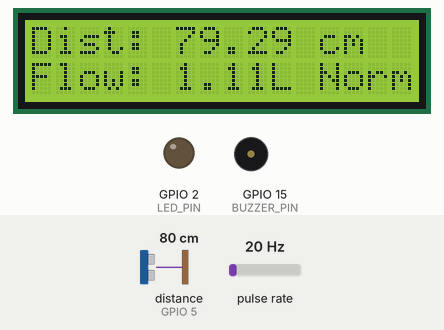
The sketch below on a simulated ESP32. On the bench: 16×2 character LCD, output pins drawn as LEDs (lit = HIGH), buzzer (waves = sounding). Wiring (inferred from the names in the program): ultrasonic range finder: trigger GPIO 4; echo GPIO 5; pulse sensor: data GPIO 23. The inputs (shaded band) are chosen by the test bench; at power-on: pulse rate 20 Hz, distance to the obstacle (sensor on GPIO 5) 80 cm. The echo pulse lasts 58.3 µs per cm; WiFi joins after 1.5 s; servers stay silent unless stated; web services answer with replies made up by the test bench; pins used as bus, display or sensor lines are not drawn; what the sketch prints to the serial monitor is not drawn.

Above: at 6.9 s.
7.9 s: pulse rate (sensor on GPIO 23) set to 150 Hz
At 8.78 s:
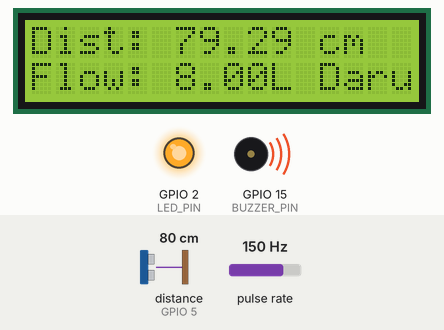
10.5 s: pulse rate (sensor on GPIO 23) set to 4 Hz
At 12.5 s:
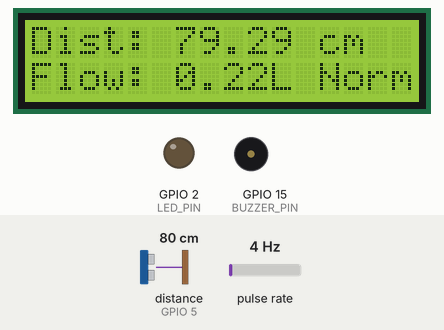
12.8 s: distance to the obstacle (sensor on GPIO 5) set to 17 cm
At 13.5 s:
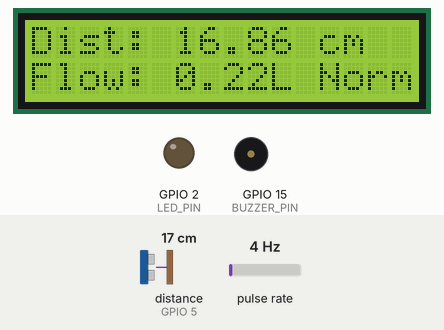
15.8 s: distance to the obstacle (sensor on GPIO 5) set to 14 cm
At 16.8 s:
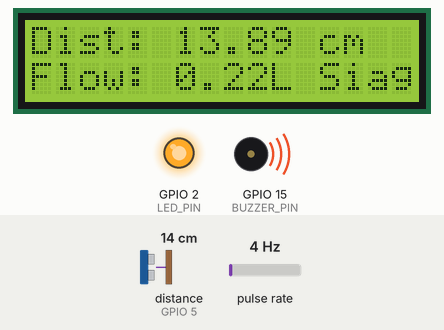
18.8 s: pulse rate (sensor on GPIO 23) set to 50 Hz
At 20.49 s:
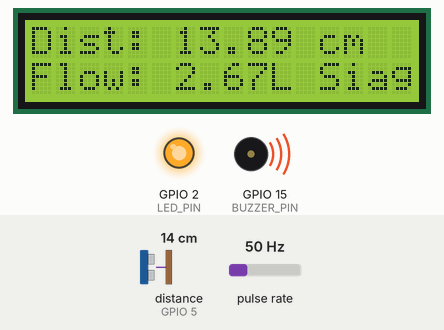
20.5 s: distance to the obstacle (sensor on GPIO 5) set to 120 cm
At 21.1 s:
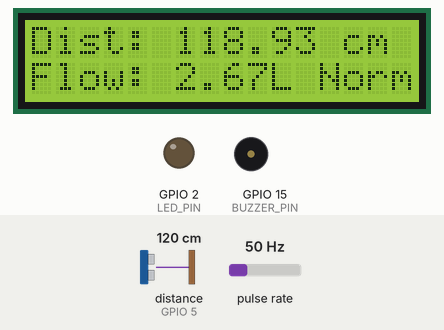
Timing chart, 0 to 23.2 s (numbered marks = the images above; inputs shaded):
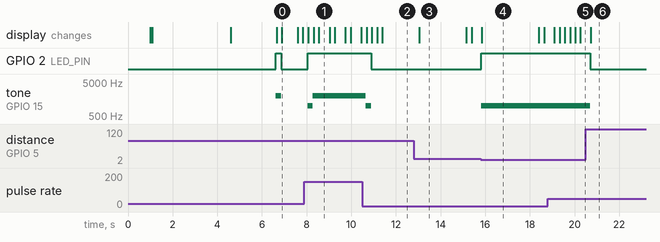

The sketch:

IoT_DistanceFlowWater.ino
```cpp
#include <Wire.h>
#include <LiquidCrystal_I2C.h>
#include <WiFi.h>
#include <HTTPClient.h>
#include <vector>
#include <ArduinoJson.h>

LiquidCrystal_I2C lcd(0x27, 16, 2);
#define TRIG_PIN 4
#define ECHO_PIN 5
#define LED_PIN 2
#define BUZZER_PIN 15
#define FLOW_SENSOR_PIN 23

#define BOT_TOKEN "input your API"
const char* ssid = "";
const char* password = "";

volatile int flowPulseCount = 0;
float flowRate = 0.0;
float totalVolume = 0.0;
unsigned long previousMillis = 0;
const unsigned long interval = 1000;
String status = "Normal";
String lastStatus = "Normal";

std::vector<String> userChatIDs; // Menyimpan daftar chat ID pengguna

void setup() {
  Serial.begin(115200);
  delay(1000);
  pinMode(TRIG_PIN, OUTPUT);
  pinMode(ECHO_PIN, INPUT);
  pinMode(LED_PIN, OUTPUT);
  pinMode(BUZZER_PIN, OUTPUT);
  pinMode(FLOW_SENSOR_PIN, INPUT_PULLUP);
  attachInterrupt(digitalPinToInterrupt(FLOW_SENSOR_PIN), flowPulseCounter, FALLING);

  lcd.init();
  lcd.backlight();
  lcd.setCursor(0, 0);
  lcd.print("Menghubungkan...");
  delay(2000);

  WiFi.begin(ssid, password);
  while (WiFi.status() != WL_CONNECTED) {
    delay(500);
    Serial.print(".");
  }
  Serial.println(WiFi.localIP());
  lcd.clear();
  lcd.setCursor(0, 0);
  lcd.print("Wi-Fi Terkoneksi");
  lcd.setCursor(0, 1);
  lcd.print(WiFi.localIP());
  delay(2000);
  lcd.clear();
}

void loop() {
  long duration = getUltrasonicDistance();
  float distance = duration * 0.034 / 2;
  unsigned long currentMillis = millis();

  calculateFlowRate();
  totalVolume += flowRate / 60.0;

  String newStatus = checkStatus(distance);
  if (newStatus != lastStatus) {
    status = newStatus;
    lastStatus = status;
    sendTelegramNotificationToAll();
  }

  displayOnLCD(distance);

  // Periksa pesan masuk untuk mendaftarkan pengguna baru
  handleTelegramMessages();
}

long getUltrasonicDistance() {
  digitalWrite(TRIG_PIN, LOW);
  delayMicroseconds(2);
  digitalWrite(TRIG_PIN, HIGH);
  delayMicroseconds(10);
  digitalWrite(TRIG_PIN, LOW);
  return pulseIn(ECHO_PIN, HIGH);
}

void flowPulseCounter() {
  flowPulseCount++;
}

void calculateFlowRate() {
  const float calibrationFactor = 4.5;
  flowRate = (flowPulseCount / calibrationFactor) / (interval / 1000.0);
  flowPulseCount = 0;
}

String checkStatus(float distance) {
  if (distance < 10 || flowRate > 5 || totalVolume > 20) {
    digitalWrite(LED_PIN, HIGH);
    tone(BUZZER_PIN, 2000, 500);
    return "Darurat";
  } else if ((distance >= 10 && distance <= 15) || (flowRate >= 3 && flowRate <= 5) || (totalVolume >= 10 && totalVolume <= 20)) {
    digitalWrite(LED_PIN, HIGH);
    tone(BUZZER_PIN, 1000, 500);
    return "Siaga";
  } else {
    digitalWrite(LED_PIN, LOW);
    noTone(BUZZER_PIN);
    return "Normal";
  }
}

void displayOnLCD(float distance) {
  lcd.setCursor(0, 0);
  lcd.print("Dist: ");
  lcd.print(distance);
  lcd.print(" cm ");
  lcd.setCursor(0, 1);
  lcd.print("Flow: ");
  lcd.print(flowRate);
  lcd.print("L ");
  lcd.print(status);
}

void sendTelegramNotificationToAll() {
  if (WiFi.status() != WL_CONNECTED) {
    Serial.println("WiFi tidak terhubung.");
    return;
  }

  HTTPClient http;
  for (String chatID : userChatIDs) {
    String url = "https://api.telegram.org/bot" + String(BOT_TOKEN) + "/sendMessage?chat_id=" + chatID + "&text=Status+sistem%3A%0A" +
                 "Jarak%3A+" + String(getUltrasonicDistance()) + "+cm%0A" +
                 "Aliran%3A+" + String(flowRate) + "+L%2Fmin%0A" +
                 "Volume+Total%3A+" + String(totalVolume) + "+L%0A" +
                 "Status%3A+" + status;
    http.begin(url);
    int httpResponseCode = http.GET();
    if (httpResponseCode > 0) {
      Serial.println("Notifikasi terkirim ke " + chatID + ". Kode respon: " + String(httpResponseCode));
    } else {
      Serial.println("Gagal mengirim notifikasi ke " + chatID + ". Kode respon: " + String(httpResponseCode));
    }
    http.end();
  }
}

void handleTelegramMessages() {
  HTTPClient http;

  String url = "https://api.telegram.org/bot" + String(BOT_TOKEN) + "/getUpdates";
  http.begin(url);
  int httpResponseCode = http.GET();

  if (httpResponseCode == 200) {
    String payload = http.getString();
    DynamicJsonDocument doc(4096);
    deserializeJson(doc, payload);

    JsonArray updates = doc["result"].as<JsonArray>();
    for (JsonObject update : updates) {
      String chatID = update["message"]["chat"]["id"].as<String>();

      // Jika chat ID belum ada, tambahkan ke dalam daftar
      if (std::find(userChatIDs.begin(), userChatIDs.end(), chatID) == userChatIDs.end()) {
        userChatIDs.push_back(chatID);
        Serial.println("Pengguna baru terdaftar dengan chat ID: " + chatID);
      }
    }
  } else {
    Serial.println("Gagal mendapatkan pembaruan dari Telegram. Kode respon: " + String(httpResponseCode));
  }

  http.end();
}
```

Measured:
- the behaviour switches between 16 and 15 cm on distance to the obstacle (sensor on GPIO 5) (found by bisection; images 3 and 4)
- after the input at 7.9 s, GPIO 2 (LED_PIN): LOW → HIGH after 0.14 s; tone on GPIO 15 (BUZZER_PIN): silent → 1000 Hz after 0.14 s, → 2000 Hz 0.24 s later; the display: first changes after 0.17 s (image 1 shows a later state)
- after the input at 10.5 s, GPIO 2 (LED_PIN): HIGH → LOW after 0.39 s; tone on GPIO 15 (BUZZER_PIN): 2000 Hz → 1000 Hz after 0.16 s, → silent 0.24 s later; the display: first changes after 0.19 s (image 2 shows a later state)
- after the input at 12.8 s, the display: changes after 0.25 s (image 3)
- after the input at 15.8 s, GPIO 2 (LED_PIN): LOW → HIGH at once; tone on GPIO 15 (BUZZER_PIN): silent → 1000 Hz at once; the display: changes after 0.05 s (image 4)
- after the input at 18.8 s, the display: first changes after 0.30 s (image 5 shows a later state)
- after the input at 20.5 s, GPIO 2 (LED_PIN): HIGH → LOW after 0.20 s; tone on GPIO 15 (BUZZER_PIN): 1000 Hz → silent after 0.20 s; the display: changes after 0.23 s (image 6)
